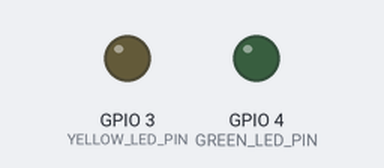
The sketch below on a simulated ESP32. On the bench: output pins drawn as LEDs (lit = HIGH). At 3.5 s the program puts the board to deep sleep or switches it off; the recording ends there.

Above: at 0.0 s.
At 0.6 s:
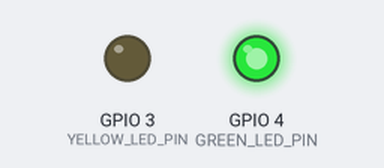
Timing chart, 0 to 3.5 s (numbered marks = the images above):
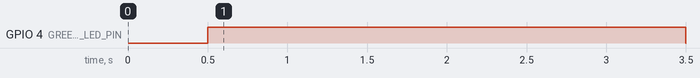

The sketch:

esp32_sleep_mode.ino
```cpp
#define uS_TO_S_FACTOR 1000000 /* Conversion factor for micro seconds to seconds */
#define TIME_TO_SLEEP 3 /* Time ESP32 will go to sleep (in seconds) */
RTC_DATA_ATTR int bootCount = 0;
#define GREEN_LED_PIN 4
#define YELLOW_LED_PIN 3

void setup(){
 pinMode(GREEN_LED_PIN,OUTPUT);
 pinMode(YELLOW_LED_PIN,OUTPUT);
 delay(500);
 bootCount= bootCount+1;
 if(bootCount%2==0) //Run this only the first time
 {
 digitalWrite(YELLOW_LED_PIN,HIGH);
 }else
 {
 digitalWrite(GREEN_LED_PIN,HIGH);
 }
 delay(3000);
 digitalWrite(GREEN_LED_PIN,LOW);
 digitalWrite(YELLOW_LED_PIN,LOW);
 esp_sleep_enable_timer_wakeup(TIME_TO_SLEEP * uS_TO_S_FACTOR);
 esp_deep_sleep_start();
}

void loop(){}
```

Measured:
- by itself, GPIO 4 (GREEN_LED_PIN): LOW → HIGH at 0.50 s, → LOW 3.0 s later
